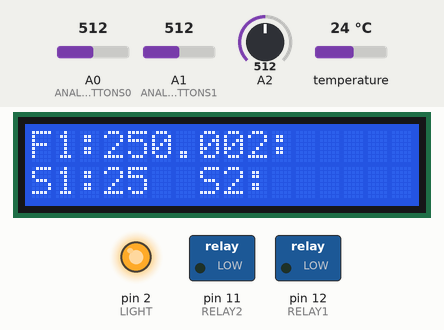
This sketch was run on a simulated Arduino Uno, built with avr-gcc and run on an emulated ATmega328P. On the bench: 16×2 character LCD, switched loads named in the sketch (green lamp = pin HIGH), output pins drawn as LEDs (lit = HIGH). The inputs (shaded band) are chosen by the test bench; at power-on: A1 (ANALOGBUTTONS1) = 512, A0 (ANALOGBUTTONS0) = 512, A2 = 512, temperature 24 °C. EEPROM starts erased.

Above: at 4.5 s.
4.6 s: A1 (ANALOGBUTTONS1) set to 716
At 4.8 s:
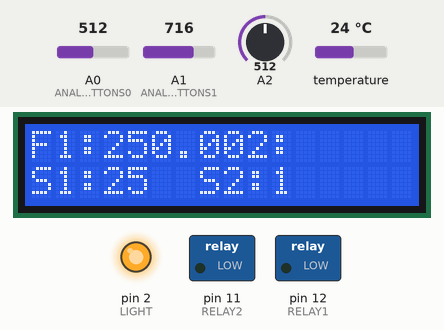
6.1 s: A1 (ANALOGBUTTONS1) set to 54
7.6 s: A1 (ANALOGBUTTONS1) set to 44
At 8.5 s:
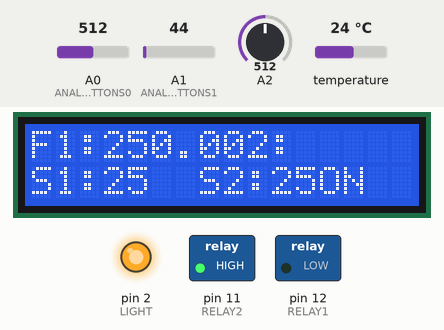
9.1 s: A0 (ANALOGBUTTONS0) set to 306
At 9.25 s:
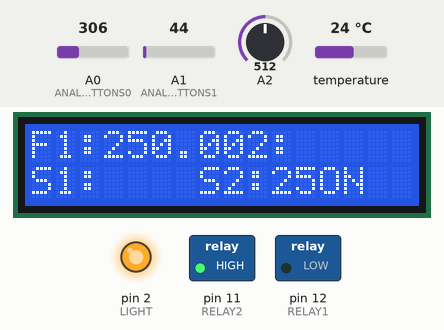
10.6 s: A0 (ANALOGBUTTONS0) set to 30
At 13.6 s:
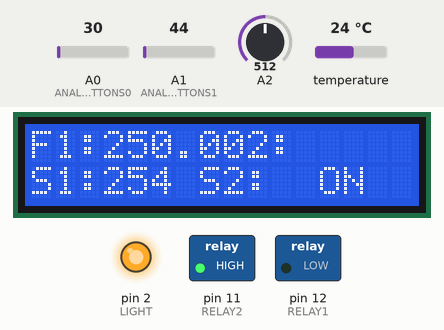
Timing chart, 0 to 14.3 s (numbered marks = the images above; inputs shaded):
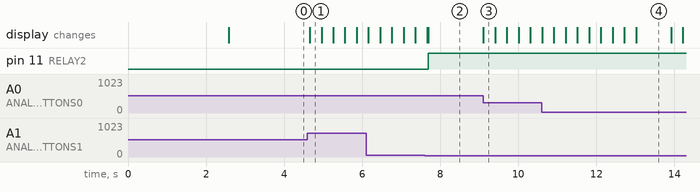

Measured:
- the behaviour switches between 50 and 49 on A1 (ANALOGBUTTONS1) (found by bisection; images 1 and 2)
- after the input at 4.6 s, the display: changes after 0.06 s (image 1)
- after the input at 7.6 s, pin 11 (RELAY2): LOW → HIGH after 0.09 s; the display: first differs from a run without the input after 0.09 s (image 2)
- after the input at 9.1 s, the display: changes at once (image 3)
- after the input at 10.6 s, the display: first differs from a run without the input after 1.2 s (image 4 shows a later state)

The sketch:

main_ferm.ino
```cpp
/*
Control de Temperatura para Fermentador de Cerveza
HISTORY:

091214:
  -histeresis a 0.6
  -guarda tempSet en la EEPROM

 Backlight conectada al pin 2 para poder activarla y desactivarla desde el codigo

  */

#include <LiquidCrystal.h>
#include <EEPROM.h>
#include <tempo.h>
#include <OneWire.h>
#include <DallasTemperature.h>
#define RS 8
#define E 7
#define D4 6
#define D3 5
#define D2 4
#define D1 3
#define LIGHT 2
#define ANALOGBUTTONS0 0
#define ANALOGBUTTONS1 1
#define RELAY2 11
#define RELAY1 12
#define TEMP1 2
#define HISTERESIS 0.6
#define ADDR 0 //direccion de la EEPROM para la tempSet
#define ADDR1 1 // direccion de la EEPROM para la tempSet1
#define BUSONEWIRE 9

LiquidCrystal lcd(RS , E , D4 , D3 , D2 , D1);
int laststate[] = {
  0,0,0,0,0,0}; // de funcion lecturabotones()
int i,j;
int a0,a1;
int tempSet,auxTempSet;
int tempSet1,auxTempSet1;
int minTemp,maxTemp;
float tempD;
float temp1;

boolean tempSetChange, //variable que indica si se ha cambiado la tref pero no se ha guardado.
        blinkState,
        tempSetChange1;

Tempo t_boton(100); //temporizador para lectura de botones
Tempo t_temp(30*1000); // temporizador para la lectura de temperatura
Tempo t_blink(300); // temporizador para el parpadeo del lcd

OneWire oneWire(BUSONEWIRE);
DallasTemperature sensors(&oneWire);


void setup() {
  lcd.begin(16, 2);

  Serial.begin(9600);


  pinMode(LIGHT,OUTPUT);
  pinMode(RELAY1,OUTPUT);
  pinMode(RELAY2,OUTPUT);

  digitalWrite(LIGHT,HIGH);
  digitalWrite(14,HIGH); //pullup de a0 para lectura de los botones
  digitalWrite(15,HIGH); //pullup de a1 para lectura de los botones

  i=0; //columna de cursor
  j=1; //fila de cursor

  minTemp=0;  //temps minimas y maximas de seteo.
  maxTemp=25;

  tempSetChange= false; // variable para indicar si la setTemp fue cambiada
  tempSetChange1= false;
  blinkState= false;    //variable para indicar el estado del parpadeo en la funcion parpadeartexto()
  tempSetChange1=false;


  tempSet=EEPROM.read(ADDR); //leo la temp guardada en la EEPROM.
  tempSet1=EEPROM.read(ADDR1);
  auxTempSet = tempSet;

  lcd.print("   El Mason te  ");
  lcd.setCursor(0,1);
  lcd.print("    la pone!    ");

  delay(2500);
  lcd.clear();

  lcd.print("F1:     F2:     ");
  lcd.setCursor(0,1);
  lcd.print("S1:    S2:    ");

  lcd.setCursor(3,1);
  lcd.print(tempSet);
  lcd.setCursor(12,1);
  control_sens(TEMP1);
  control_sensado_18b20(BUSONEWIRE);


}

void loop() {


  if (t_boton.state()){ // realiza la lectura de los botones  y actualiza el lcd
    lcd.setCursor(4,1);
    lecturabotones();
  }

  if (tempSetChange){ //si la tempSet cambia,  parpadea hasta apretar enter
    parpadeartexto(auxTempSet,3);
  }
    if (tempSetChange1){ //si la tempSet cambia,  parpadea hasta apretar enter
    parpadeartexto(auxTempSet1,10);
  }

  if (t_temp.state()){ // realiza la lectura de la temperatura, actualiza el lcd y comanda los relays.
    control_sens(TEMP1);
	control_sensado_18b20(BUSONEWIRE);


  }

}

void control_sens(int pin){
  tempD=0.0;
  float actual=0.0;
  float ant=analogRead(pin)*0.48828125;
  float alpha=0.8;
  for(int i= 0;i < 30;i++) // leo 30 veces para tomar una mejor lectura final promedio
  {
    actual=analogRead(pin)*0.48828125;
    tempD += (actual)*alpha + (1-alpha)*ant;
    ant=actual;
  }
  lcd.setCursor(3,0);
  lcd.print(tempD=tempD/30);
  control_comandar();
}

void control_comandar(){
    if(tempD > tempSet+HISTERESIS){
      digitalWrite(RELAY1,HIGH);
      lcd.setCursor(5,1);
      lcd.print("ON");
      }
    else{
        if ( tempD<tempSet-HISTERESIS)
          { digitalWrite(RELAY1,LOW);
            lcd.setCursor(5,1);
            lcd.print("  ");
          }
      }
}

void  control_sensado_18b20(int pin){
  sensors.requestTemperatures();
  temp1=sensors.getTempCByIndex(0);
  control_comandar_18b20();

}

void control_comandar_18b20(){
      if(temp1 > tempSet1+HISTERESIS){
      digitalWrite(RELAY2,HIGH);
      lcd.setCursor(12,1);
      lcd.print("ON");
      }
    else{
        if ( temp1<tempSet-HISTERESIS)
          { digitalWrite(RELAY2,LOW);
            lcd.setCursor(12,1);
            lcd.print("  ");
          }
      }
}


void parpadeartexto(int texto,int posicion){
  if (t_blink.state()){
    lcd.setCursor(posicion,1);

    if (blinkState){
      lcd.print("  ");
      blinkState=false;
    }
    else {
      lcd.print(texto);
      blinkState=true;
    }
  }


}

void lecturabotones()
{
  a0 = analogRead(ANALOGBUTTONS0);
  a1 = analogRead(ANALOGBUTTONS1);

  if ( a0 < 50) {
    if ( laststate[0] == 0 ){      //boton left
      laststate[0] = 1;
      btnLEFT();

    }
  }
  else {laststate[0] = 0;}


  if (( a0 < 400) && ( a0 > 300)){
    if ( laststate[1] == 0 ){      //boton down
      laststate[1] = 1;
      btnDOWN();
    }
  }
  else {laststate[1] = 0;}


  if (( a0 < 800) && ( a0 > 600)){
    if ( laststate[2] == 0 ){      //boton up
      laststate[2] = 1;
      btnUP();
    }
  }
  else {laststate[2] = 0;}


  if ( a1 < 50) {
    if ( laststate[3] == 0 ){      //boton enter
      laststate[3] = 1;
      btnENTER();
    }
  }
  else {laststate[3] = 0;}


  if (( a1 < 400) && ( a1 > 300)){
    if ( laststate[4] == 0 ){      //boton esc
      laststate[4] = 1;
      btnESC();
    }
  }
  else {laststate[4] = 0;}


  if (( a1 < 800) && ( a1 > 600)){
    if ( laststate[5] == 0 ){      //boton derecha
      laststate[5] = 1;
      btnRIGHT();
    }
  }
  else {laststate[5] = 0;}

}


void btnLEFT(){
  //Serial.println("left");
    if(auxTempSet1 > minTemp){
    auxTempSet1--;
    tempSetChange1=true;
  }

}

void btnRIGHT(){
  //Serial.println("right");
     if (auxTempSet1 < maxTemp){
    auxTempSet1++;
    tempSetChange1=true;
  }

}

void btnDOWN(){
  //Serial.println("down");
  if(auxTempSet > minTemp){
    auxTempSet--;
    tempSetChange=true;
  }

}

void btnUP(){
  //Serial.println("up");
  if (auxTempSet < maxTemp){
    auxTempSet++;
    tempSetChange=true;
  }

}

void btnENTER(){
  //Serial.println("enter");
  if (tempSetChange){     // en caso de cambiar la temperatura de referencia esta espera confirmacion presionando enter...
    tempSetChange=false;

    tempSet=auxTempSet;
    lcd.setCursor(3,1);
    lcd.print(tempSet);

    EEPROM.write(ADDR,tempSet);

    control_comandar();
  }
  if (tempSetChange1){
    tempSetChange1=false;

    tempSet1=auxTempSet1;
    lcd.setCursor(10,1);
    lcd.print(tempSet);

    EEPROM.write(ADDR1,tempSet1);

    control_comandar_18b20();
  }
}

void btnESC(){
  //Serial.println("esc");

  if (tempSetChange){
    auxTempSet=tempSet;
    tempSetChange=false;

    lcd.setCursor(3,1);
    lcd.print(auxTempSet);
  }
   if (tempSetChange1){
    auxTempSet1=tempSet1;
    tempSetChange1=false;

    lcd.setCursor(10,1);
    lcd.print(auxTempSet1);
  }
}
```
